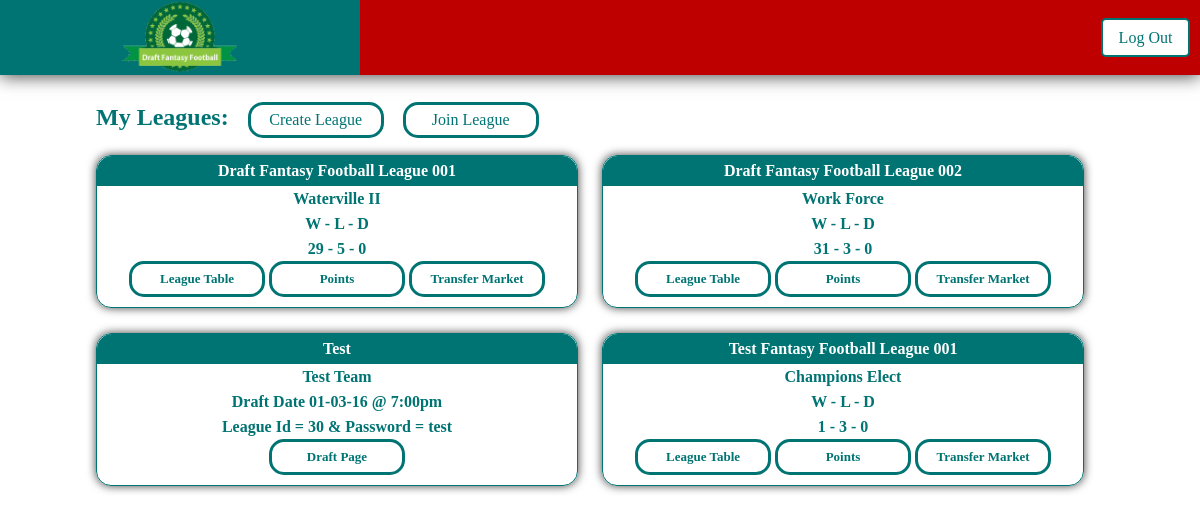
The page /index.php?dash=true (signed in) on the database its author committed.
### tables this page shows
CREATE TABLE IF NOT EXISTS `managersteam` (
  `id` int(11) NOT NULL AUTO_INCREMENT,
  `manager` int(11) NOT NULL,
  `league` int(11) NOT NULL,
  `name` varchar(50) NOT NULL,
  `jersey` int(11) NOT NULL,
  `colour1` int(11) NOT NULL,
  `colour2` int(11) NOT NULL,
  `w` int(11) NOT NULL,
  `l` int(11) NOT NULL,
  `d` int(11) NOT NULL,
  `totalPoints` int(11) NOT NULL,
  `fantasyPoints` int(11) NOT NULL,
  PRIMARY KEY (`id`)
);

CREATE TABLE IF NOT EXISTS `fantasyleague` (
  `id` int(11) NOT NULL AUTO_INCREMENT,
  `name` varchar(50) NOT NULL,
  `password` varchar(20) NOT NULL,
  `draftDate` date NOT NULL,
  `draftTime` time NOT NULL,
  `draftSelectionTime` int(11) NOT NULL,
  `admin` int(11) NOT NULL,
  `status` int(11) NOT NULL DEFAULT '0',
  PRIMARY KEY (`id`)
);

### assets/model/database.php (called while the page is built, shortened)
<?php
class database
{
    var $user = "root";
    var $password = "";
    var $host = "127.0.0.1";
    var $database = "draftfantasyfootball";
    var $con;
    public function __construct()
	{
        $this->con = new mysqli ($this->host, $this->user, $this->password, $this->database );
    }
    public function _loadUsersLeagues($id)
    {
        $results = mysqli_query ( $this->con, "SELECT managersteam.*, fantasyleague.name as leagueName, fantasyleague.draftDate as draftDate, fantasyleague.draftTime as draftTime, fantasyleague.draftSelectionTime as draftSelectionTime, fantasyleague.status as status, fantasyleague.id as leagueId, fantasyleague.password as leaguePassword
                                                FROM managersteam
                                                INNER JOIN fantasyleague
                                                    ON managersteam.league = fantasyleague.id
                                                WHERE manager = $id;" );
        return $results;
    }
    public function _getGameweek($date)
    {
        $results = mysqli_query ( $this->con, "SELECT *
                                                FROM gameweek
                                                where '$date' between startDate and endDate;" );
        return $results;
    }
}
?>

### index.php (called while the page is built, shortened)
<?php
	$controller = new Controller();
	$controller->invoke();
?>

### assets/model/user.php (the view, shortened to what this page needs)
<?php
class user
{
	var $database;
    public function __construct()
	{
        $this->database = new database();
	}
    public function loadUsersLeagues()
    {
        $date = date('y-m-d');
        $gwresult =  $this->database->_getGameweek($date);
        $gwrow = $gwresult->fetch_assoc();
        $result = $this->database->_loadUsersLeagues($_SESSION['id']);
        $count=mysqli_num_rows($result);
        if($count>0)
        {
            while ($row = $result->fetch_assoc())
            {
                if($row['status'] != 0)
                {
                echo '
                    <div class="leagueHolder">
                        <div class="leagueHolderHeader">'. $row['leagueName'] .'</div>
                        <p>'. $row['name'] .'</p>
                        <p>W - L - D</p>
                        <p>'. $row['w'] .' - '. $row['l'] .' - '. $row['d'] .'</p>
                        <div class="leagueHolderButton"><a class="blockLink" href="index.php?table=true&squadid='. $row['id'].'">League Table</a></div>
                        <div class="leagueHolderButton">';
                        if ($gwrow['status'] == 1)
                        {
                            echo '<a class="blockLink" href="index.php?viewsquad='. $row['id'].'&squadid='. $row['id'].'">Points</a>';
                        }
                        else
                        {
                            echo '<a class="blockLink" href="index.php?squad=true&squadid='. $row['id'].'">Manage Team</a>';
                        }
                    echo '
                        </div>
                        <div class="leagueHolderButton"><a class="blockLink" href="index.php?transfer=true&squadid='. $row['id'].'">Transfer Market</a>';
                echo '    </div>
                    </div>
                ';
                }
                else
                {
                    $dt = new DateTime($row['draftDate']);
				    $day = $dt->format('d-m-y');
                echo '
                    <div class="leagueHolder">
                        <div class="leagueHolderHeader">'. $row['leagueName'] .'</div>
                        <p>'. $row['name'] .'</p>
                        <p>Draft Date '. $day .' @  '. date('g:ia', strtotime($row['draftTime'])) .'</p>
                        <p>League Id = '. $row['leagueId'] .' & Password = '. $row['leaguePassword'] .'</p>
                        <div class="leagueHolderButton"><a class="blockLink" href="index.php?draft=true&squadid='. $row['id'].'">Draft Page</a></div>
                    </div>
                ';
                }
            }
        }
        else
        {
            echo '<h2 class="noTeamYet">Hello '. $_SESSION['name'] .', You have no teams yet. Create or join a league above to get started!</h2>';
        }
    }
}
?>

### assets/css/menu.css (style rules this page uses)
.blockLink { display:block; height: 100%; width: :100%; text-decoration:none; color:inherit; }

### assets/css/dashboard.css (style rules this page uses)
@media screen and (min-width: 900px) { .leagueHolder { width:40%; line-height:25px; margin-bottom:25px; float:left; display:inline-block; border:1px solid #007373; color:#007373; text-align: center; font-weight: bold; -webkit-box-shadow:0px 0px 10px 0px rgba(0,0,0,0.75); -moz-box-shadow: 0px 0px 10px 0px rgba(0,0,0,0.75); box-shadow: 0px 0px 10px 0px rgba(0,0,0,0.75); -webkit-border-radius:15px; -moz-border-radius:15px; border-radius:15px; } }
@media screen and (min-width: 900px) { .leagueHolder:nth-child(even) { margin-left: 2%; } }
@media screen and (min-width: 900px) { .leagueHolder:nth-child(odd) { margin-left: 8%; } }
@media screen and (min-width: 900px) { .leagueHolderHeader { width:100%; height:30px; line-height:30px; text-align:center; background:#007373; color:#FFFFFF; -webkit-border-top-right-radius:15px; -moz-border-radius-topright:15px; border-top-right-radius:15px; -webkit-border-top-left-radius:15px; -moz-border-radius-topleft:15px; border-top-left-radius:15px; } }
@media screen and (min-width: 900px) { .leagueHolderButton { position: relative; font-size: small; display: inline-block; height:30px; line-height:30px; width:130px; border-radius:15px; margin:auto; text-align:center; background:#FFFFFF; color:#007373; border:solid #007373; margin-bottom: 10px; } }

### rows shown on the page
managersteam: fantasyleague.name "Draft Fantasy Football League 001", name "Waterville II", w "29", l "5", d "0"
managersteam: fantasyleague.name "Draft Fantasy Football League 002", name "Work Force", w "31", l "3", d "0"
managersteam: fantasyleague.name "Test", name "Test Team", fantasyleague.draftDate "01-03-16", fantasyleague.draftTime "7:00pm", fantasyleague.id "30", fantasyleague.password "test"
managersteam: fantasyleague.name "Test Fantasy Football League 001", name "Champions Elect", w "1", l "3", d "0"
